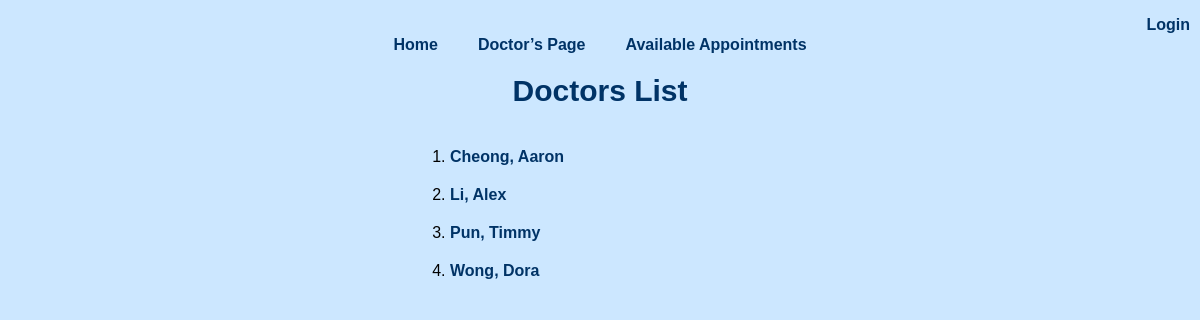
The app's page /doctors/ with its own data.
### clinic/models.py (models this page shows, shortened)
class Doctor(models.Model):
    user = models.OneToOneField(User, on_delete=models.CASCADE)
    slug = models.SlugField(unique=True, blank=True)
    def is_doctor(self):
        return hasattr(self, 'doctor')
    User.add_to_class('is_doctor', is_doctor)

### clinic/views.py (the view)
# urls.py: path('doctors/', views.doctor_list, name='doctor_list'),
def doctor_list(request):
    doctors = Doctor.objects.all().order_by('user__last_name')
    return render(request, 'clinic/doctor_list.html', {'doctors': doctors})

### clinic/templates/clinic/doctor_list.html (shortened to what this page needs)
{% extends "base.html" %}
{% block content %}
    <h1>Doctors List</h1>
    <ol class="doctor">
        {% for doctor in doctors %}
            <li>
                <a href="{% url 'doctor_detail' doctor.id doctor.slug %}">
                    {{ doctor.user.last_name }}, {{ doctor.user.first_name }}
                </a>
            </li>
        {% empty %}
            <p>No doctors available.</p>
        {% endfor %}
    </ol>
{% endblock %}

### clinic/templates/clinic/base.html (style rules this page uses)
body { font-family: Arial, sans-serif; position: relative; }

### clinic/templates/clinic/doctor_list.html (style rules this page uses)
body { background-color: #cce7ff; margin: 0; padding: 20px; font-family: Arial, sans-serif; }
h1 { color: #003366; font-size: 30px; text-align: center; margin-top: 20px; font-family: "Poppins", sans-serif; }
.doctor { display: flex; flex-direction: column; padding: 0; margin-top: 30px; margin-left: 410px; }
.doctor li { margin: 10px 0; text-align: left; margin-left: 20px; }
.doctor a { text-decoration: none; color: #003366; font-weight: bold; transition: color 0.3s ease, text-decoration 0.3s ease; }

### records on screen
Doctor: user.last_name "Cheong", user.first_name "Aaron"
Doctor: user.last_name "Li", user.first_name "Alex"
Doctor: user.last_name "Pun", user.first_name "Timmy"
Doctor: user.last_name "Wong", user.first_name "Dora"
